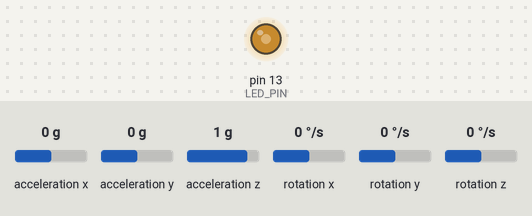
Recording of a sketch running on a simulated Arduino Uno, built with avr-gcc and run on an emulated ATmega328P. Parts: output pins drawn as LEDs (lit = HIGH). Inputs (shaded band) come from the test bench; at power-on: acceleration x 0 g, acceleration y 0 g, acceleration z 1 g, rotation x 0 °/s, rotation y 0 °/s, rotation z 0 °/s. What the sketch prints to the serial monitor is not drawn.

Above: at 1.2 s.
1.3 s: acceleration x set to 0.8 g
4.3 s: acceleration x set to 0 g
5.8 s: acceleration x set to -1.4 g
Timing chart, 0 to 14.8 s (numbered marks = the images above; inputs shaded):
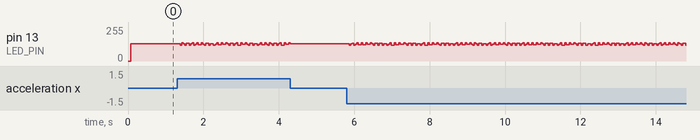

Measured:
- after the input at 4.3 s, pin 13 (LED_PIN): goes on until 4.3 s, then stays 129/255

The sketch:

acelerometro.ino
```cpp
//A4=SDA
//A5=SCL
// I2C device class (I2Cdev) demonstration Arduino sketch for MPU6050 class
// 10/7/2011 by Jeff Rowberg <jeff@rowberg.net>
// Updates should (hopefully) always be available at https://github.com/jrowberg/i2cdevlib
//
// Changelog:
//      2013-05-08 - added multiple output formats
//                 - added seamless Fastwire support
//      2011-10-07 - initial release

/* ============================================
I2Cdev device library code is placed under the MIT license
Copyright (c) 2011 Jeff Rowberg

Permission is hereby granted, free of charge, to any person obtaining a copy
of this software and associated documentation files (the "Software"), to deal
in the Software without restriction, including without limitation the rights
to use, copy, modify, merge, publish, distribute, sublicense, and/or sell
copies of the Software, and to permit persons to whom the Software is
furnished to do so, subject to the following conditions:

The above copyright notice and this permission notice shall be included in
all copies or substantial portions of the Software.

THE SOFTWARE IS PROVIDED "AS IS", WITHOUT WARRANTY OF ANY KIND, EXPRESS OR
IMPLIED, INCLUDING BUT NOT LIMITED TO THE WARRANTIES OF MERCHANTABILITY,
FITNESS FOR A PARTICULAR PURPOSE AND NONINFRINGEMENT. IN NO EVENT SHALL THE
AUTHORS OR COPYRIGHT HOLDERS BE LIABLE FOR ANY CLAIM, DAMAGES OR OTHER
LIABILITY, WHETHER IN AN ACTION OF CONTRACT, TORT OR OTHERWISE, ARISING FROM,
OUT OF OR IN CONNECTION WITH THE SOFTWARE OR THE USE OR OTHER DEALINGS IN
THE SOFTWARE.
===============================================
*/

// I2Cdev and MPU6050 must be installed as libraries, or else the .cpp/.h files
// for both classes must be in the include path of your project
#include "I2Cdev.h"
#include "MPU6050.h"

// Arduino Wire library is required if I2Cdev I2CDEV_ARDUINO_WIRE implementation
// is used in I2Cdev.h
#if I2CDEV_IMPLEMENTATION == I2CDEV_ARDUINO_WIRE
    #include "Wire.h"
#endif

// class default I2C address is 0x68
// specific I2C addresses may be passed as a parameter here
// AD0 low = 0x68 (default for InvenSense evaluation board)
// AD0 high = 0x69
MPU6050 accelgyro;
//MPU6050 accelgyro(0x69); // <-- use for AD0 high

int16_t ax, ay, az;
int16_t gx, gy, gz;


// uncomment "OUTPUT_READABLE_ACCELGYRO" if you want to see a tab-separated
// list of the accel X/Y/Z and then gyro X/Y/Z values in decimal. Easy to read,
// not so easy to parse, and slow(er) over UART.
#define OUTPUT_READABLE_ACCELGYRO

// uncomment "OUTPUT_BINARY_ACCELGYRO" to send all 6 axes of data as 16-bit
// binary, one right after the other. This is very fast (as fast as possible
// without compression or data loss), and easy to parse, but impossible to read
// for a human.
//#define OUTPUT_BINARY_ACCELGYRO


#define LED_PIN 13
bool blinkState = false;

void setup() {
    // join I2C bus (I2Cdev library doesn't do this automatically)
    #if I2CDEV_IMPLEMENTATION == I2CDEV_ARDUINO_WIRE
        Wire.begin();
    #elif I2CDEV_IMPLEMENTATION == I2CDEV_BUILTIN_FASTWIRE
        Fastwire::setup(400, true);
    #endif

    // initialize serial communication
    // (38400 chosen because it works as well at 8MHz as it does at 16MHz, but
    // it's really up to you depending on your project)
    Serial.begin(38400);

    // initialize device
    Serial.println("Initializing I2C devices...");
    accelgyro.initialize();

    // verify connection
    Serial.println("Testing device connections...");
    Serial.println(accelgyro.testConnection() ? "MPU6050 connection successful" : "MPU6050 connection failed");

    // use the code below to change accel/gyro offset values
    /*
    Serial.println("Updating internal sensor offsets...");
    // -76  -2359 1688  0 0 0
    Serial.print(accelgyro.getXAccelOffset()); Serial.print("\t"); // -76
    Serial.print(accelgyro.getYAccelOffset()); Serial.print("\t"); // -2359
    Serial.print(accelgyro.getZAccelOffset()); Serial.print("\t"); // 1688
    Serial.print(accelgyro.getXGyroOffset()); Serial.print("\t"); // 0
    Serial.print(accelgyro.getYGyroOffset()); Serial.print("\t"); // 0
    Serial.print(accelgyro.getZGyroOffset()); Serial.print("\t"); // 0
    Serial.print("\n");
    accelgyro.setXGyroOffset(220);
    accelgyro.setYGyroOffset(76);
    accelgyro.setZGyroOffset(-85);
    Serial.print(accelgyro.getXAccelOffset()); Serial.print("\t"); // -76
    Serial.print(accelgyro.getYAccelOffset()); Serial.print("\t"); // -2359
    Serial.print(accelgyro.getZAccelOffset()); Serial.print("\t"); // 1688
    Serial.print(accelgyro.getXGyroOffset()); Serial.print("\t"); // 0
    Serial.print(accelgyro.getYGyroOffset()); Serial.print("\t"); // 0
    Serial.print(accelgyro.getZGyroOffset()); Serial.print("\t"); // 0
    Serial.print("\n");
    */

    // configure Arduino LED for
    pinMode(LED_PIN, OUTPUT);
}

void loop() {
    // read raw accel/gyro measurements from device
    accelgyro.getMotion6(&ax, &ay, &az, &gx, &gy, &gz);

    // these methods (and a few others) are also available
    //accelgyro.getAcceleration(&ax, &ay, &az);
    //accelgyro.getRotation(&gx, &gy, &gz);

    #ifdef OUTPUT_READABLE_ACCELGYRO
        // display tab-separated accel/gyro x/y/z values
        Serial.print("a/g:\t");
        Serial.println(ax); //Serial.print("\t");
        //Serial.print(ay); Serial.print("\t");
        //Serial.print(az); Serial.print("\t");
        //Serial.print(gx); Serial.print("\t");
        //Serial.print(gy); Serial.print("\t");
        //Serial.println(gz);
    #endif

    #ifdef OUTPUT_BINARY_ACCELGYRO
        Serial.write((uint8_t)(ax >> 8)); Serial.write((uint8_t)(ax & 0xFF));
        Serial.write((uint8_t)(ay >> 8)); Serial.write((uint8_t)(ay & 0xFF));
        Serial.write((uint8_t)(az >> 8)); Serial.write((uint8_t)(az & 0xFF));
        Serial.write((uint8_t)(gx >> 8)); Serial.write((uint8_t)(gx & 0xFF));
        Serial.write((uint8_t)(gy >> 8)); Serial.write((uint8_t)(gy & 0xFF));
        Serial.write((uint8_t)(gz >> 8)); Serial.write((uint8_t)(gz & 0xFF));
    #endif

    // blink LED to indicate activity
    blinkState = !blinkState;
    digitalWrite(LED_PIN, blinkState);
}
```
